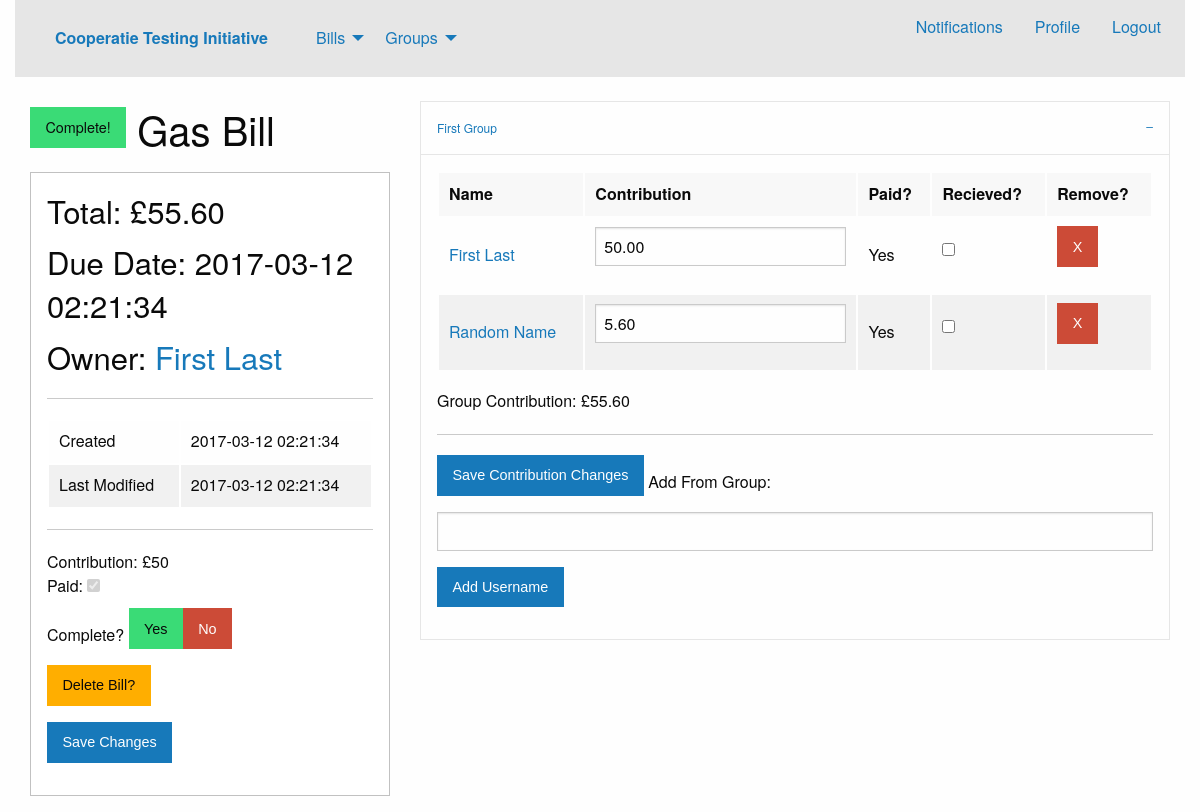
The page /viewBill.php?bid=1 (signed in) on the database as committed earlier.
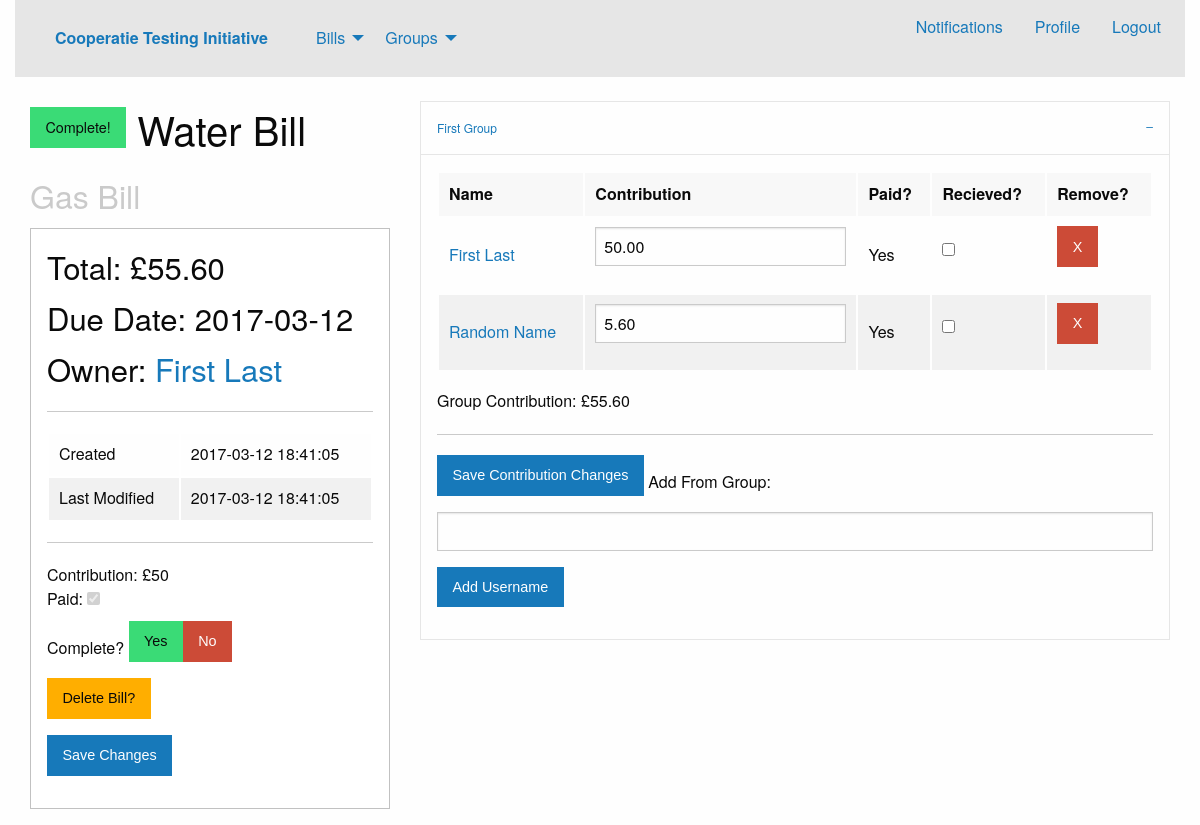
The same page on the database as committed later.
### tables this page shows
CREATE TABLE bills
(
	billID INTEGER NOT NULL UNIQUE PRIMARY KEY AUTOINCREMENT,
	name VARCHAR(50) NOT NULL,
	total DOUBLE NOT NULL,
	typeID INTEGER NOT NULL DEFAULT 1,
	createTS TIMESTAMP DEFAULT CURRENT_TIMESTAMP,
	editTS TIMESTAMP DEFAULT CURRENT_TIMESTAMP,
	dueTS TIMESTAMP NOT NULL DEFAULT CURRENT_DATE,
	complete BOOLEAN NOT NULL DEFAULT FALSE,
	FOREIGN KEY(typeID) REFERENCES billTypes(typeID)
);

CREATE TABLE billTypes
(
	typeID INTEGER NOT NULL UNIQUE PRIMARY KEY AUTOINCREMENT,
	typename VARCHAR(30) NOT NULL,
	icon VARCHAR(50)
);

CREATE TABLE billContributors
(
	billID INTEGER NOT NULL,
	userID INTEGER NOT NULL,
	groupID INTEGER DEFAULT 0,
	owner BOOLEAN NOT NULL DEFAULT FALSE,
	ammount DOUBLE NOT NULL,
	paid BOOLEAN NOT NULL DEFAULT FALSE,
	recieved BOOLEAN NOT NULL DEFAULT FALSE,
	PRIMARY KEY(billID, userID),
	FOREIGN KEY(billID) REFERENCES bills(billID),
	FOREIGN KEY(userID) REFERENCES users(userID),
	FOREIGN KEY(groupID) REFERENCES groups(groupID)
);

CREATE TABLE groups
(
	groupID INTEGER NOT NULL UNIQUE PRIMARY KEY AUTOINCREMENT,
	name VARCHAR(30) NOT NULL,
	createTS TIMESTAMP DEFAULT CURRENT_TIMESTAMP
);

CREATE TABLE users
(
	userID INTEGER NOT NULL UNIQUE PRIMARY KEY AUTOINCREMENT,
	username VARCHAR(30) NOT NULL UNIQUE,
	realname VARCHAR(30) NOT NULL,
	pass VARCHAR(50) NOT NULL,
	salt VARCHAR(50) NOT NULL,
	email VARCHAR(50) NOT NULL UNIQUE,
	createTS TIMESTAMP DEFAULT CURRENT_TIMESTAMP,
	lastlogTS TIMESTAMP DEFAULT CURRENT_TIMESTAMP
);

### database.php (called while the page is built, shortened)
<?php
class Database {
	private $database;
	function __construct() {
		$this->database = $this->getConnection();
	}
	function prepare($query) {
		return $this->database->prepare($query);
	}
	private function getConnection() {
		$conn = new SQLite3('bill.db');
		return $conn;
	}
}
?>

### viewBill.php (the view, shortened to what this page needs)
<?php session_start();
$uid = $_SESSION["uid"];
?>
<?php require "header.php"?>
<?php
	$bid = $_GET["bid"];
	$db = new Database();
	$editBill = false;
	$stmt = $db->prepare("SELECT owner FROM billContributors
		WHERE userID = :uid AND billID = :bid");
	$stmt->bindValue(":bid", $bid, SQLITE3_INTEGER);
	$stmt->bindValue(":uid", $uid, SQLITE3_INTEGER);
	$result = $stmt->execute();
	$check = $result->fetchArray();
	if(!empty($check)) {
		if ($check["owner"] != 0) $editBill = true;
	}
	$stmt = $db->prepare("SELECT * FROM bills
		INNER JOIN billTypes ON bills.typeID = billTypes.typeID
		INNER JOIN billContributors ON billContributors.billID = bills.billID
		WHERE bills.billID = :bid AND billContributors.userID = :uid");
	$stmt->bindValue(":bid", $bid, SQLITE3_INTEGER);
	$stmt->bindValue(":uid", $uid, SQLITE3_INTEGER);
	$result = $stmt->execute();
	$billData = $result->fetchArray();
	if ($billData["complete"] != 0)
		$complete = '<span class="button success">Complete!</span> ';
	else
		$complete = '<span class="button alert">Incomplete</span> ';
	$stmt = $db->prepare("SELECT users.userID, users.realname FROM users
		INNER JOIN billContributors ON billContributors.userID = users.userID
		WHERE billContributors.billID = :bid AND billContributors.owner = 1");
	$stmt->bindValue(":bid", $bid, SQLITE3_INTEGER);
	$result = $stmt->execute();
	$ownerData = $result->fetchArray();
	echo '
	<div class="column large-4">
		<h2>'.$complete.$billData["name"].'<br /><small>'.$billData["typename"].'</small></h2>
		<div class="callout">
			<h3>Total: £'.number_format($billData["total"], 2).'</h3>
			<h3>Due Date: '.$billData["dueTS"].'</h3>
			<h3>Owner: <a href="profile.php?uid='.$ownerData["userID"].'">'.$ownerData["realname"].'</a></h3>
			<hr />
			<table><tr><td>Created</td><td>'.$billData["createTS"].'</td></tr>
			<tr><td>Last Modified</td><td>'.$billData["editTS"].'</td></tr></table>
			<hr />
			<div id="controlPanel">
				Contribution: £'.$billData["ammount"].'<br />
				Paid: <input type="checkbox" name="selfPaid" ';
	if ($billData["paid"] != 0) echo 'checked ';
	if ($billData["recieved"] != 0) echo 'disabled ';
	echo '/><br />';
	if (!$editBill) echo '
				<button id="selfRemove" class="button alert">Remove Self</button><br />';
	else echo '
				Complete? <button id="completeYes" class="button success">Yes</button><button id="completeNo" class="button alert">No</button><br />
				<button id="dbill" class="button warning">Delete Bill?</button>
				<button id="dbyes" class="button alert dbbs" style="display:none">Delete Bill!</button>
				<button id="dbno" class="button dbbs" style="display:none">Never Mind</button><br />';
	echo'
				<button class="button">Save Changes</button>
			</div>
		</div>
	</div>';
	$stmt = $db->prepare("SELECT * FROM billContributors
	INNER JOIN users ON billContributors.userID = users.userID
	LEFT JOIN groups ON billContributors.groupID = groups.groupID
	WHERE billContributors.billID = :bid ORDER BY billContributors.groupID");
	$stmt->bindValue(":bid", $bid, SQLITE3_INTEGER);
	$result = $stmt->execute();
	$lgid = -1;
	echo '
	<div id="groupCollate" class="column large-8">
		<ul class="accordion" data-accordion data-multi-expand="true" data-allow-all-closed="true">';
	while ($user = $result->fetchArray()) {
		if ($lgid != $user["groupID"]) {
			echo '
			<li class="accordion-item is-active" data-accordion-item>
				<a href="#" class="accordion-title">'.$user["name"].'</a>
				<div class="accordion-content" data-tab-content>
					<table>
					<thead>
						<tr>
						<td>Name</td>
						<td>Contribution</td>
						<td>Paid?</td>';
			if ($editBill) echo '
						<td>Recieved?</td>
						<td>Remove?</td>';
			echo '
						</tr>
					</thead>
					<tbody>';
			$lgid = $user["groupID"];
		}
		if ($user["paid"] != 0) $paid = "Yes";
		else $paid = "No";
		$ammount = number_format($user["ammount"],2);
		echo '
						<tr id="u'.$user["userID"].'">
						<td><a href="profile.php?uid='.$user["userID"].'">'.$user["realname"].'</a></td><td>';
		if ($editBill) echo '
						<input type="number" name="ammount" step="0.01" min="0" required value="'.$ammount.'"/>';
		else echo '
						<input type="hidden" value="'.$ammount.' name="ammount"/>£'.$ammount;
		echo '
						</td><td>'.$paid.'</td>';
		if ($editBill) echo '
						<td><input type="checkbox" name="recieve" /></td>
						<td><button class="button alert" name="remove">X</button></td>';
		echo '
						</tr>';
	}
	echo '
					</tbody>
					</table>
					Group Contribution: £<span class="groupContributionTally" id="gc-'.$lgid.'">0</span>';
	if ($editBill) {
		echo '
					<hr />
					<button id="saveConChanges" class="button">Save Contribution Changes</button>';
		if ($lgid == 0) echo '
					Add New Contributors:
					<form id="addcGen">';
		else echo '
					Add From Group:
					<form id="addG">';
		echo '
						<input type="text" name="username" pattern="[a-zA-Z0-9]+" maxlength="30" required />
						<button type="submit" class="button">Add Username</button>
						<input type="hidden" value="'.$lgid.'" name="gid" />
						<span class="errZone"></span>
					</form>';
	}
	echo '
				</div>
			</li>
		</ul>
	</div>';
?>
<?php require_once "footer.php"?>

### header.php (shortened to what this page needs)
<?php
require_once 'database.php';
$isLog = !empty($_SESSION["uid"]);
?>
<!DOCTYPE html>
<html class="no-js" lang="en" dir="ltr">
  <head>
    <link rel="stylesheet" href="css/foundation.css">
    <link rel="stylesheet" href="css/app.css">
  </head>
</head>
<body>
		<div class="large-12 columns row">
			<div class="top-bar">
				<div class="top-bar-left">
					<ul class="dropdown menu" data-dropdown-menu>
						<li class="menu-text"><a href="index.php">Cooperatie Testing Initiative</a></li>
						<li>
							<a href="bills.php">Bills</a>
						</li>
						<li>
							<a href="groups.php">Groups</a>
						</li>
					</ul>
				</div>
				<?php if ($isLog) echo '
				<div class="top-bar-right">
					<ul class="menu">
						<li><a href="notifications.php">Notifications</a></li>
						<li><a href="profile.php">Profile</a></li>
						<li><a href="logout.php">Logout</a></li>
					</ul>
				</div>';?>
			</div>
	</div>
	<div class="row">
		<div class="columns large-12">

### footer.php (shortened to what this page needs)
</div>
</div>
</body>
</html>

Rows that differ between the two databases and show on the page:
changed bills "Gas Bill": name "Gas Bill" → "Water Bill"; typeID.typename (not shown) → "Gas Bill"; dueTS "2017-03-12 02:21:34" → "2017-03-12"; createTS "2017-03-12 02:21:34" → "2017-03-12 18:41:05"; editTS "2017-03-12 02:21:34" → "2017-03-12 18:41:05"
